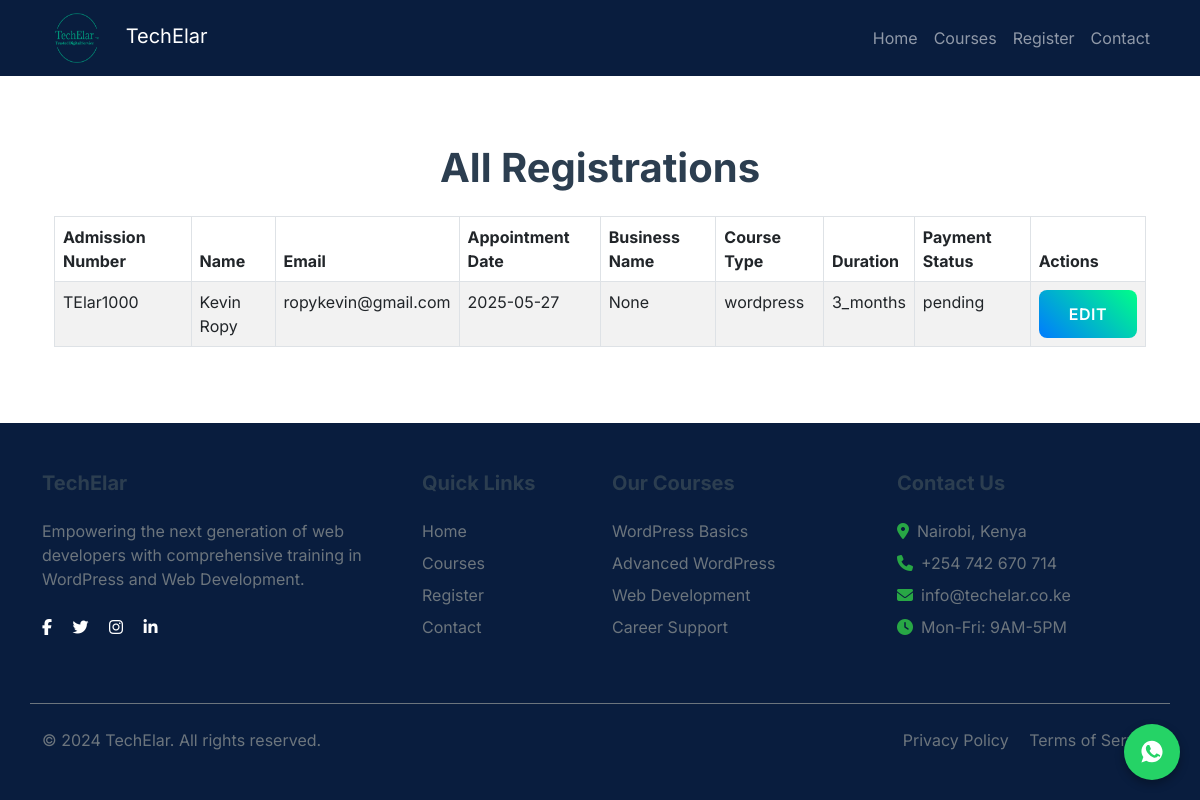
The app's page /admin/registrations, older data.
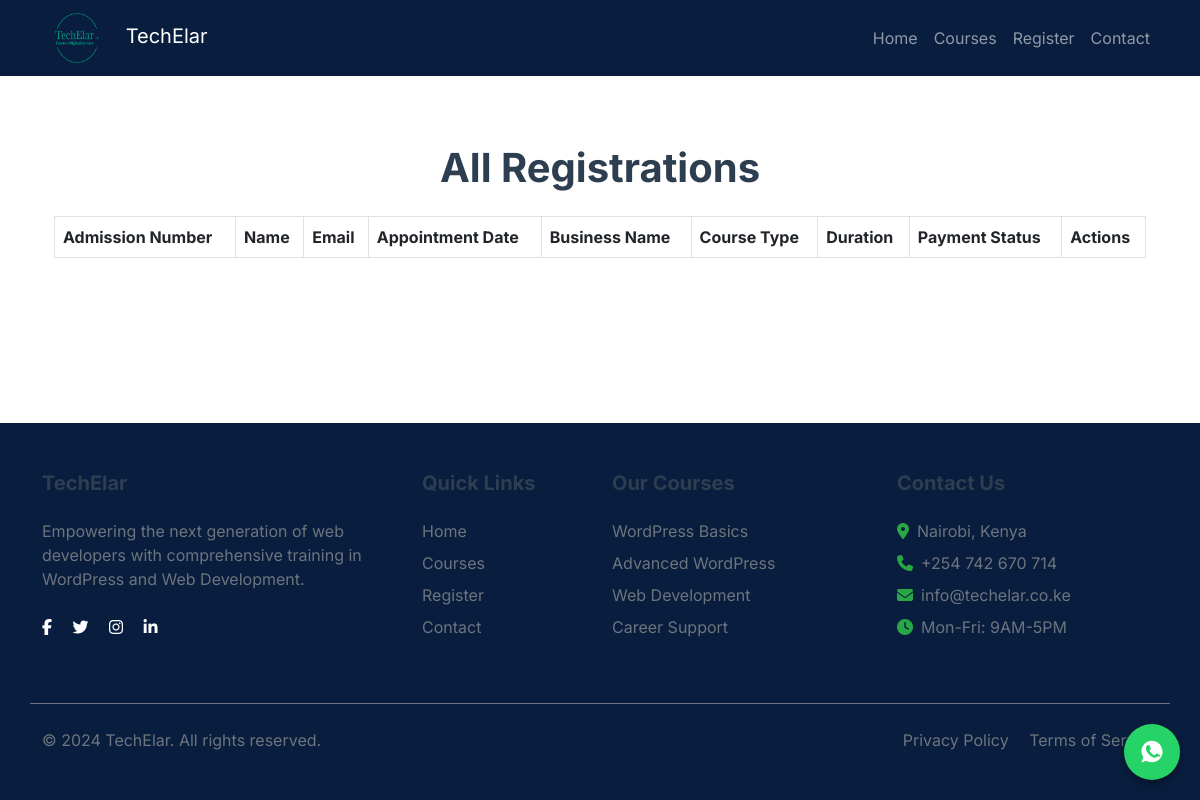
The same page, newer data.
### app.py (models this page shows, shortened)
class Registration(db.Model):
    id = db.Column(db.Integer, primary_key=True)
    admission_number = db.Column(db.String(20), unique=True, nullable=False)
    name = db.Column(db.String(100), nullable=False)
    email = db.Column(db.String(120), nullable=False)
    appointment_date = db.Column(db.Date, nullable=False)
    business_name = db.Column(db.String(100))
    course_type = db.Column(db.String(20), nullable=False)
    duration = db.Column(db.String(20), nullable=False)
    payment_status = db.Column(db.String(20), default='pending')
    phone = db.Column(db.String(15),nullable=False)
    payment_amount = db.Column(db.Float, nullable=False)
    created_at = db.Column(db.DateTime, default=datetime.utcnow)

### app.py (the view)
@app.route('/admin/registrations')
def admin_registrations():
    registrations = Registration.query.all()
    return render_template('admin_registrations.html', registrations=registrations)

### templates/admin_registrations.html (shortened to what this page needs)
{% extends 'base.html' %}
{% block content %}
<div class="container mt-5">
    <h1 class="text-center mb-4">All Registrations</h1>
    <div class="table-responsive">
        <table class="table table-bordered table-striped">
            <thead>
                <tr>
                    <th>Admission Number</th>
                    <th>Name</th>
                    <th>Email</th>
                    <th>Appointment Date</th>
                    <th>Business Name</th>
                    <th>Course Type</th>
                    <th>Duration</th>
                    <th>Payment Status</th>
                    <th>Actions</th>
                </tr>
            </thead>
            <tbody>
                {% for registration in registrations %}
                <tr>
                    <td>{{ registration.admission_number }}</td>
                    <td>{{ registration.name }}</td>
                    <td>{{ registration.email }}</td>
                    <td>{{ registration.appointment_date }}</td>
                    <td>{{ registration.business_name }}</td>
                    <td>{{ registration.course_type }}</td>
                    <td>{{ registration.duration }}</td>
                    <td>{{ registration.payment_status }}</td>
                    <td>
                        <button type="button" class="btn btn-primary" data-bs-toggle="modal"
                            data-bs-target="#editRegistrationModal{{ registration.id }}">
                            Edit
                        </button>
                    </td>
                </tr>
                {% endfor %}
            </tbody>
        </table>
    </div>
</div>
{% endblock %}

### templates/base.html (shortened to what this page needs)
<!DOCTYPE html>
<html lang="en">
<head>
    <link href="https://cdn.jsdelivr.net/npm/bootstrap@5.3.0/dist/css/bootstrap.min.css" rel="stylesheet" />
    <link href="{{ url_for('static', filename='css/style.css') }}" rel="stylesheet" />
    <link href="https://cdnjs.cloudflare.com/ajax/libs/font-awesome/6.0.0/css/all.min.css" rel="stylesheet" />
    <link rel="stylesheet" href="https://cdnjs.cloudflare.com/ajax/libs/font-awesome/6.7.2/css/all.min.css"
 />
</head>
<body>
    <nav class="navbar navbar-expand-lg navbar-dark fixed-top" style="background-color: rgb(9,29,62);">
        <div class="container">
            <a class="navbar-brand" href="{{ url_for('home') }}">
                <img src="{{ url_for('static', filename='images/logo.png') }}" alt="TechElar Logo" class="me-2"
                    style="width: 70px; height: 50px;" />
                TechElar
            </a>
            <div class="collapse navbar-collapse" id="navbarNav">
                <ul class="navbar-nav ms-auto">
                    <li class="nav-item">
                        <a class="nav-link" href="{{ url_for('home') }}">Home</a>
                    </li>
                    <li class="nav-item">
                        <a class="nav-link" href="{{ url_for('courses') }}">Courses</a>
                    </li>
                    <li class="nav-item">
                        <a class="nav-link" href="{{ url_for('register') }}">Register</a>
                    </li>
                    <li class="nav-item">
                        <a class="nav-link" href="{{ url_for('contact') }}">Contact</a>
                    </li>
                </ul>
            </div>
        </div>
    </nav>
    <main class="mt-5 pt-5">
        <div class="container z-3">
        {% block content %}{% endblock %}
    </main>
    <footer class="text-white py-5 mt-5" style="background-color: rgb(9,29,62);">
        <div class="container">
            <div class="row g-4">
                <div class="col-lg-4">
                    <h5 class="mb-4">TechElar</h5>
                    <p class="text-muted">Empowering the next generation of web developers with comprehensive training
                        in WordPress and Web Development.</p>
                    <div class="social-links mt-4">
                        <a href="#" class="text-white me-3"><i class="fab fa-facebook-f"></i></a>
                        <a href="#" class="text-white me-3"><i class="fab fa-twitter"></i></a>
                        <a href="#" class="text-white me-3"><i class="fab fa-instagram"></i></a>
                        <a href="#" class="text-white"><i class="fab fa-linkedin-in"></i></a>
                    </div>
                </div>
                <div class="col-lg-2">
                    <h5 class="mb-4">Quick Links</h5>
                    <ul class="list-unstyled">
                        <li class="mb-2"><a href="{{ url_for('home') }}"
                                class="text-muted text-decoration-none">Home</a></li>
                        <li class="mb-2"><a href="{{ url_for('courses') }}"
                                class="text-muted text-decoration-none">Courses</a></li>
                        <li class="mb-2"><a href="{{ url_for('register') }}"
                                class="text-muted text-decoration-none">Register</a></li>
                        <li><a href="#contact" class="text-muted text-decoration-none">Contact</a></li>
                    </ul>
                </div>
                <div class="col-lg-3">
                    <h5 class="mb-4">Our Courses</h5>
                    <ul class="list-unstyled">
                        <li class="mb-2"><a href="{{ url_for('courses') }}"
                                class="text-muted text-decoration-none">WordPress Basics</a></li>
                        <li class="mb-2"><a href="{{ url_for('courses') }}"
                                class="text-muted text-decoration-none">Advanced WordPress</a></li>
                        <li class="mb-2"><a href="{{ url_for('courses') }}" class="text-muted text-decoration-none">Web
                                Development</a></li>
                        <li><a href="{{ url_for('courses') }}" class="text-muted text-decoration-none">Career
                                Support</a></li>
                    </ul>
                </div>
                <div class="col-lg-3">
                    <h5 class="mb-4">Contact Us</h5>
                    <ul class="list-unstyled text-muted">
                        <li class="mb-2"><i class="fas fa-map-marker-alt me-2"></i>Nairobi, Kenya</li>
                        <li class="mb-2"><i class="fas fa-phone me-2"></i>+254 742 670 714</li>
                        <li class="mb-2"><i class="fas fa-envelope me-2"></i>info@techelar.co.ke</li>
                        <li><i class="fas fa-clock me-2"></i>Mon-Fri: 9AM-5PM</li>
                    </ul>
                </div>
            </div>
            <div class="row mt-5 pt-4 border-top border-secondary">
                <div class="col-md-6">
                    <p class="text-muted mb-0">&copy; 2024 TechElar. All rights reserved.</p>
                </div>
                <div class="col-md-6 text-md-end">
                    <a href="#" class="text-muted text-decoration-none me-3">Privacy Policy</a>
                    <a href="#" class="text-muted text-decoration-none">Terms of Service</a>
                </div>
            </div>
        </div>
    </footer>
    <a href="https://wa.me/254742670714" target="_blank" class="whatsapp-float" title="Chat with us on WhatsApp"
        aria-label="WhatsApp Chat">
    </a>
</body>
</html>

### static/css/style.css (style rules this page uses)
body { min-height: 100vh; display: flex; flex-direction: column; font-family: 'Inter', sans-serif; }
main { flex: 1; }
h1, h2, h3, h4, h5, h6 { font-weight: 700; color: #2c3e50; }
.list-unstyled li { margin-bottom: 0.5rem; display: flex; align-items: center; }
.list-unstyled li i { margin-right: 0.5rem; color: #28a745; }
.text-muted { color: #6c757d !important; }

### templates/base.html (style rules this page uses)
.whatsapp-float { position: fixed; bottom: 20px; right: 20px; background-color: #25d366; color: white; border-radius: 50%; padding: 15px; font-size: 24px; z-index: 999; box-shadow: 0 4px 10px rgba(0, 0, 0, 0.3); transition: background-color 0.3s ease; display: flex; align-items: center; justify-content: center; width: 56px; height: 56px; text-decoration: none; }
.whatsapp-icon { fill: white; width: 28px; height: 28px; }

Row changes from the older to the newer data that the page shows:
removed Registration: admission_number "TElar1000", name "Kevin Ropy", email "ropykevin@gmail.com", appointment_date "2025-05-27", business_name "None", course_type "wordpress", duration "3_months", payment_status "pending"
